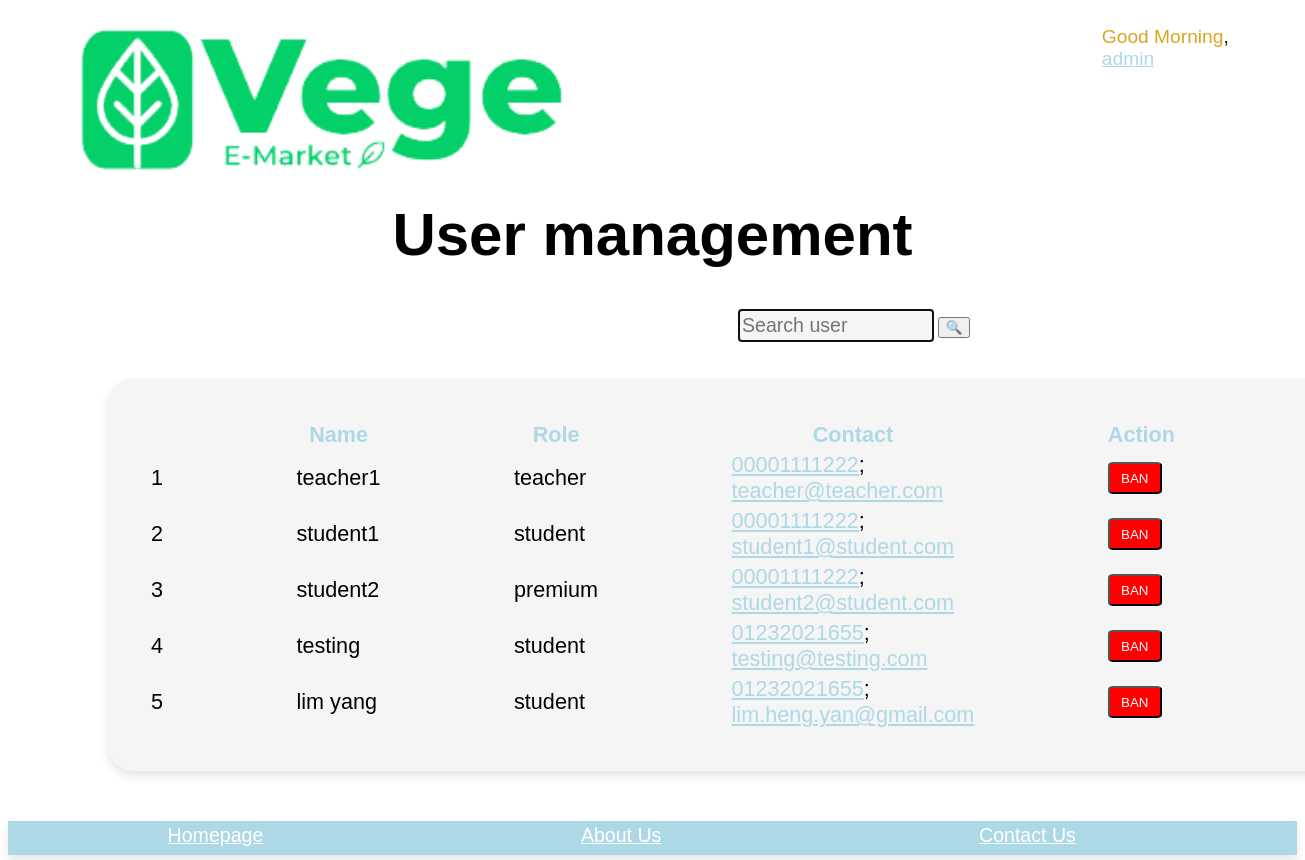
/admin/user_management.php (signed in), run on the app's committed database.
### tables this page shows
CREATE TABLE IF NOT EXISTS `user` (
  `userID` varchar(100) NOT NULL,
  `username` varchar(100) NOT NULL,
  `gender` varchar(10) NOT NULL,
  `email` varchar(100) NOT NULL,
  `phone` varchar(100) NOT NULL,
  `birthday` date NOT NULL,
  `password` varchar(100) NOT NULL,
  `AccStatus` varchar(100) NOT NULL,
  `role` varchar(10) NOT NULL,
  `Profile_Pic` varchar(255) NOT NULL,
  PRIMARY KEY (`userID`)
);

### admin/user_management.php (the view, shortened to what this page needs)
<?php
    include '../includes/header.php';
    $user_list = mysqli_query($conn, "SELECT * FROM user WHERE role != 'admin'; ");
    if ($user_list){
        $user_list_length = mysqli_num_rows($user_list);
    }
?>
<!DOCTYPE html>
<html lang="en">
<head>
</head>
<body>
    <h1>User management</h1>
    <div class="content" id="user-content">
            <div class="search-container">
                <input type="text" class="user-content-search-input" id="user-content-search-input" placeholder="Search user" onkeyup="searchFunction('user')" autofocus>
                <button class="search-button" >🔍</button>
            </div><br>
            <table class="console-content-table" id="console-content-user-table">
                <thead>
                    <tr class="console-table-headers">
                        <th></th>
                        <th>Name</th>
                        <th>Role</th>
                        <th>Contact</th>
                        <th>Action</th>
                    </tr>
                </thead>
                <tbody class="user-table" id="user-table">
                    <?php
                        $count=1;
                        if ($user_list_length){
                            while ($user_info=mysqli_fetch_array($user_list)){
                                echo '<tr class="searchable-row">';
                                echo '<td>'.$count.'</td>';
                                echo '<td class="search-key">'.$user_info['username'].'</td>';
                                echo '<td class="search-key">'.$user_info['role'].'</td>';
                                echo "<td class='search-key'><a href='tel:$user_info[phone]'>".$user_info['phone']."</a>;<br>
                                        <a href='mailto:$user_info[email]'>".$user_info['email'].'</a></td>';
                                $id = $user_info['userID'] ;
                                if ($user_info['AccStatus'] != 'banned'){ ?>
                                    <td><button class='ban-button' onclick="chgStatus('user', '<?php echo $id; ?>', 'ban')">BAN</button></td></tr>
                                <?php }else{ ?>
                                    <td><button class='unban-button' onclick="chgStatus('user', '<?php echo $id; ?>', 'unban')">UNBAN</button></td></tr>
                                <?php }
                                $count++;
                            }
                        }
                    ?>
                </tbody>
            </table>
        </div>
</body>
</html>
<?php include '../includes/footer.php'; ?>
</body>
</html>

### admin/user_management.php (style rules this page uses)
input.user-content-search-input { width: 15vw; font-size: 1.5vw; height: 2.5vw; min-height: 2vw; margin-left: 730px; background-color: whitesmoke; }
table.console-content-table { font-family: Arial, Helvetica, sans-serif; font-size: 2.7vh; margin-top: 1.5%; background-color: whitesmoke; box-shadow: 0 5px 10px rgba(0, 0, 0, .1); margin-bottom: 50px; border-radius: 25px; margin-left: 100px; padding-bottom: 100px; padding: 40px; }
button.ban-button { color: white; background-color: red; cursor: pointer; border-radius: 10%; min-width: max-content; width: 80%; padding: 10%; }
tr.console-table-headers { color: lightblue; }
td.search-key > a { color: lightblue; }
table#console-content-user-table td,table#console-content-user-table th { padding-right: 10vw; }
h1 { text-align: center; font-size: 60px; font-family: Arial, Helvetica, sans-serif; }

### data on the page
user: username "teacher1", role "teacher", phone "00001111222", email "teacher@teacher.com"
user: username "student1", role "student", phone "00001111222", email "student1@student.com"
user: username "student2", role "premium", phone "00001111222", email "student2@student.com"
user: username "testing", role "student", phone "01232021655", email "testing@testing.com"
user: username "lim yang", role "student", phone "01232021655", email "lim.heng.yan@gmail.com"

### other printed values
$username "admin"
